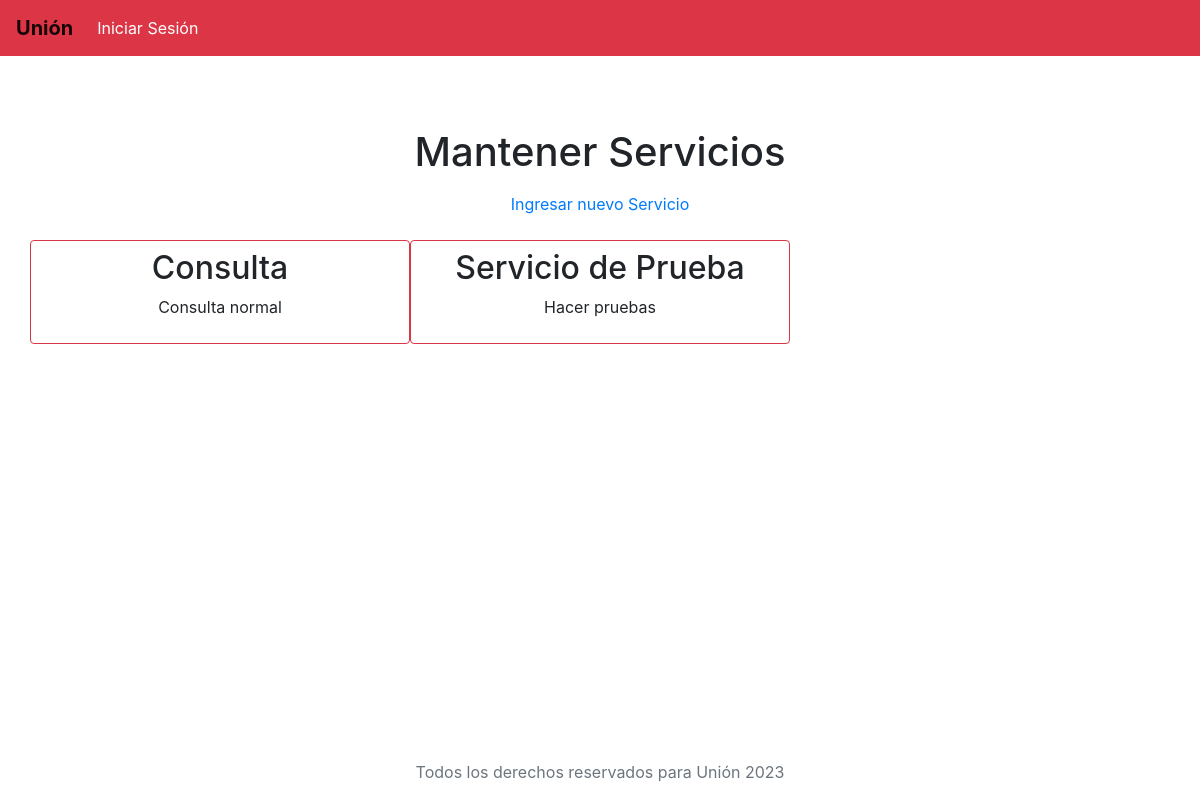
The page /mantenerservicios/ on the database its author committed.
### base/models.py (models this page shows, shortened)
class Servicio(models.Model):
    nombre = models.CharField(max_length=30)
    descripcion = models.TextField()

### base/views.py (the view)
# urls.py: path('mantenerservicios/', views.mantenerservicios),
def mantenerservicios(request):
    servicios = Servicio.objects.all()
    return render(request, 'mantenerservicios.html', {'servicios': servicios})

### templates/mantenerservicios.html (shortened to what this page needs)
{% extends 'layouts/main.html' %}
{% block content %}
    <h1 class="text-center pb-2"> Mantener Servicios </h1>
    <div class="row pb-4 text-center">
        <div class="col-12">
            <a href="/servicio/">Ingresar nuevo Servicio</a>
        </div>
    </div>
    <div class="row text-center">
        {% for p in servicios %}
            <div class="col-4 py-2 border border-danger rounded">
                <h2>{{p.nombre}}</h2>
                <p>{{p.descripcion}}</p>
            </div>
        {% endfor %}
    </div>
{% endblock %}

### rows shown on the page
Servicio: nombre "Consulta", descripcion "Consulta normal"
Servicio: nombre "Servicio de Prueba", descripcion "Hacer pruebas"
